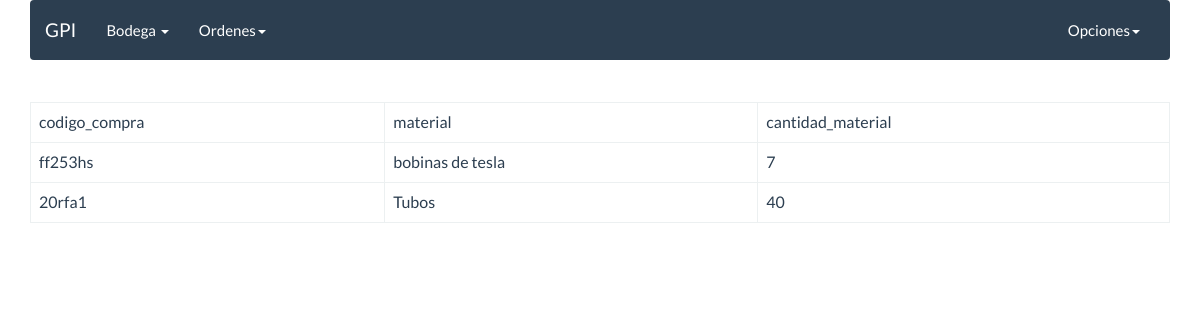
Page /orden_compra_list (signed in) on the earlier database version.
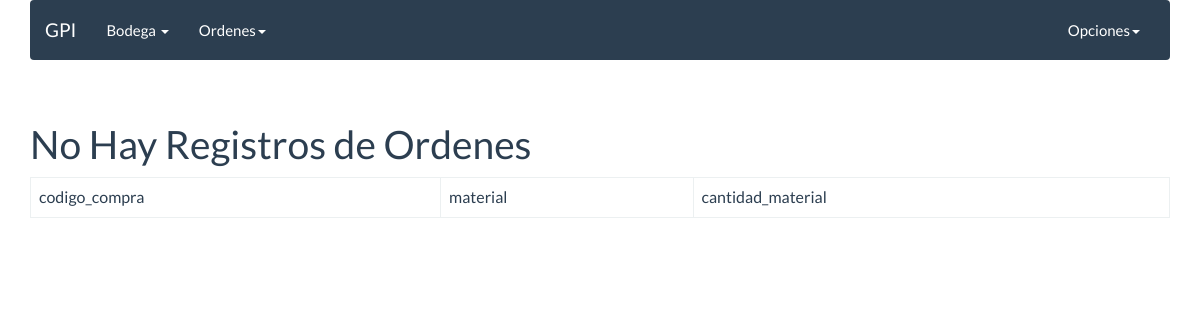
Same page on the later database version.
### Orden/models.py (models this page shows)
class Orden_Compra(models.Model):
    codigo_compra = models.CharField(max_length=50,blank=False,null=True)
    material = models.ForeignKey(Material,null=True,blank=True,on_delete=models.CASCADE)
    cantidad_material = models.IntegerField(default=0,blank=False,null=True)

### Inventario/models.py (models this page shows)
class Material(models.Model):
    nombre_material = models.CharField(max_length=50,blank=False,null=True)
    codigo = models.CharField(max_length=30,blank=False,null=True)
    cantidad = models.IntegerField(default=0,blank=False,null=False)
    bodega = models.ManyToManyField(Bodega,blank=True)
    def __str__(self):
        return '{}'.format(self.nombre_material)

### Orden/views.py (the view)
# urls.py: url(r'orden_compra_list', ordenes_compra_list, name='orden_compra_list'),
def ordenes_compra_list(request):
    if not request.user.is_authenticated:
        return HttpResponseRedirect('/?next=%s' % request.path)
    orden_consult = Orden_Compra.objects.all()
    cont = {'ordenes_comp': orden_consult}
    return render(request, 'orden/ver_ordenes_compra.html', cont)

### templates/orden/ver_ordenes_compra.html (shortened to what this page needs)
{% extends "base/base2.html" %}
{% block content %}
  <table class='table table-bordered'>
    <thead>
      <tr>
        <td>codigo_compra</td>
        <td>material</td>
        <td>cantidad_material</td>
      </tr>
    </thead>
    <tbody>
      {% if ordenes_comp %}
      {% for orden in ordenes_comp %}
      <tr>
        <td>{{orden.codigo_compra}}</td>
        <td>{{orden.material}}</td>
        <td>{{orden.cantidad_material}}</td>
      </tr>
      {% endfor %}
      {% else %}
      <h1>No Hay Registros de Ordenes</h1>
      {% endif %}
    </tbody>
  </table>
{% endblock %}

Differences in the rows shown:
removed Orden_Compra: codigo_compra "ff253hs", material "bobinas de tesla", cantidad_material "7"
removed Orden_Compra: codigo_compra "20rfa1", material "Tubos", cantidad_material "40"
Other differences:
text now shown: "No Hay Registros de Ordenes"
